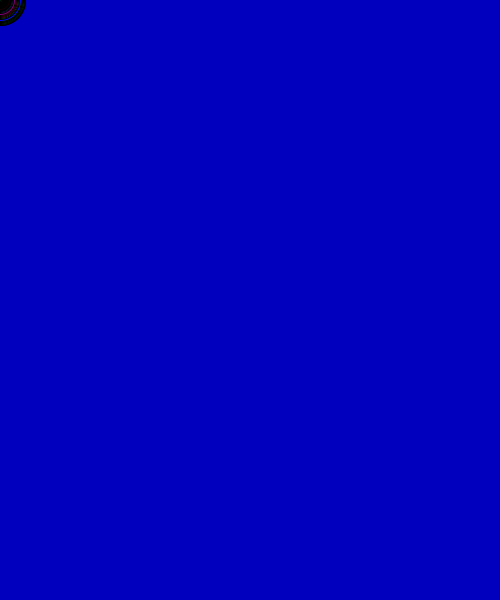
Frame 1 (no input)
Frame 60 (the mouse pressed at the canvas centre just before this capture): identical to frame 1, image omitted
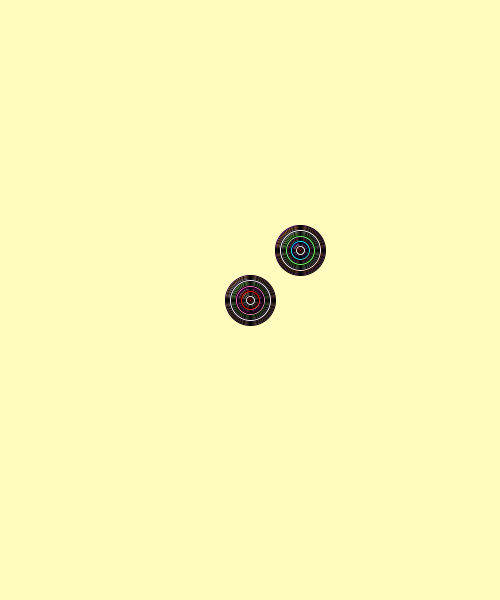
Frame 120 (the mouse held since frame 60 and released just before this capture)

The Processing sketch that drew these frames (run headless with seeded random() and noise(); from frame 60 on, the mouse is pressed at the canvas centre):

// Processing sketch: processing_140793
// ── processing_140793.pde

void setup(){
size(500,600);
}
void draw(){
background(mouseY,mouseX, 190);

fill(mouseX, 98, mouseY);
ellipse(mouseX,mouseY, 50,50);
fill(mouseX, mouseY,123);
ellipse(mouseX, mouseY, 48,48);
fill(mouseX, 78,98);
ellipse(mouseX, mouseY, 46,46);
fill(mouseX, mouseY, 244);
ellipse(mouseX, mouseY, 44,44);
fill(mouseX, 233,mouseX);
ellipse(mouseX, mouseY,42,42);
fill(233, mouseX, mouseY);
ellipse(mouseX, mouseY,38,38);
fill(156, mouseX, 79);
ellipse(mouseX, mouseY,36,36);
fill(156, mouseX, 79);
ellipse(mouseX, mouseY,34,34);
fill(123, mouseX, 123);
ellipse(mouseX, mouseY,32,32);
fill(mouseX, 124,200);
ellipse(mouseX, mouseY,30,30);
fill(mouseX, 0,15);
ellipse(mouseX, mouseY, 26,26);
fill(mouseX);
ellipse(mouseX, mouseY, 24,24);
fill(23,mouseX, mouseY);
ellipse(mouseX, mouseY,22,22);
fill(0,0,mouseX);
ellipse(mouseX, mouseY, 20,20);
fill(mouseY, 12,mouseX);
ellipse(mouseX, mouseY,26,26);
fill(mouseY);
ellipse(mouseX, mouseY,24,24);
fill(mouseX, mouseY, mouseX);
ellipse(mouseX, mouseY,22,22);
fill(mouseX,12,13);
ellipse(mouseX, mouseY,20,20);
fill(mouseY, 155,23);
ellipse(mouseX, mouseY,16,16);
fill(mouseY, mouseX, 255);
ellipse(mouseX, mouseY, 14,14);
fill(mouseY);
ellipse(mouseX, mouseY, 12,12);
fill(mouseX);
ellipse(mouseX, mouseY, 10,10);
fill(mouseX,0,12);
ellipse(mouseX, mouseY, 6,6);
fill(mouseX, 0,15);
ellipse(mouseX, mouseY,4,4);
fill(mouseX, 0,15);
ellipse(mouseX, mouseY,2,2);

fill(mouseY, 98, mouseX);
ellipse(mouseY, mouseX, 50,50);

ellipse(mouseY, mouseX, 48,48);
fill(mouseY, mouseX, 12);
ellipse(mouseY, mouseX, 46,46);
fill(mouseY, 78,98);
ellipse(mouseY, mouseX, 44,44);
fill(mouseY, mouseX,244);
ellipse(mouseY, mouseX, 42,42);
fill(mouseY, 233,mouseY);
ellipse(mouseY, mouseX, 38,38);
fill(233, mouseY, mouseX); 
ellipse(mouseY, mouseX, 36,36);
fill(156, mouseY, 79);
ellipse(mouseY, mouseX, 34,34);
fill(156, mouseY, 79);
ellipse(mouseY, mouseX, 32,32);
fill(123, mouseY, 123);
ellipse(mouseY, mouseX, 30,30);
fill(mouseY, 124,200);
ellipse(mouseY, mouseX, 26,26);
fill(mouseY);
ellipse(mouseY, mouseX, 24,24);
fill(mouseY, 0,15);
ellipse(mouseY, mouseX, 22,22);
fill(23,mouseX, mouseY);
ellipse(mouseY, mouseX, 20,20);
fill(0,0,mouseX);
ellipse(mouseY, mouseX, 16,16);
fill(mouseX, 12,mouseY);
ellipse(mouseY, mouseX, 14,14);
fill(mouseX);
ellipse(mouseY, mouseX, 12,12);
fill(mouseY, mouseX, mouseY);
ellipse(mouseY, mouseX, 10,10);
fill(mouseY,12,13);
ellipse(mouseY, mouseX, 6,6);
fill(mouseX, 155,23);
ellipse(mouseY, mouseX,4,4);
fill(mouseY, 0,15);
ellipse(mouseY, mouseX, 2,2);


}
